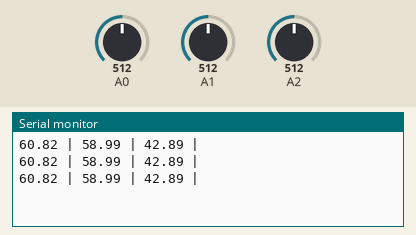
The sketch below on a simulated Arduino Uno, built with avr-gcc and run on an emulated ATmega328P. Shown: the last lines printed to the serial monitor. The inputs (shaded band) are chosen by the test bench; at power-on: A0 = 512, A1 = 512, A2 = 512.

Above: at 1.3 s.
1.4 s: A0 set to 716
At 1.9 s:
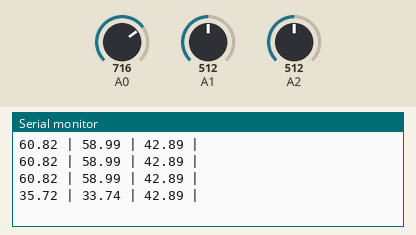
2.9 s: A1 set to 716
At 3.4 s:
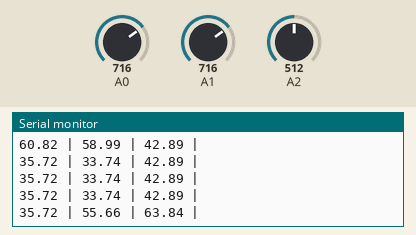
4.4 s: A2 set to 716
At 4.9 s:
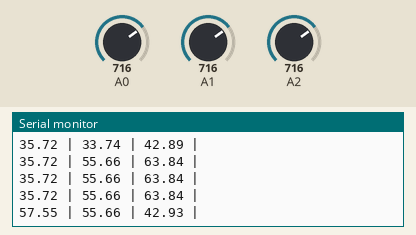
5.9 s: A0 set to 900
At 6.4 s:
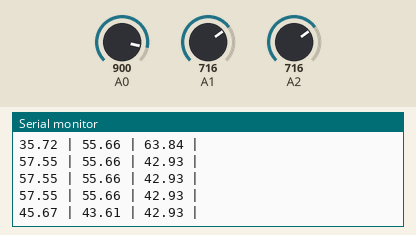
7.4 s: A1 set to 900
At 7.9 s:
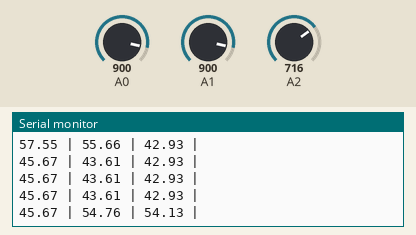
8.9 s: A2 set to 900
At 9.5 s:
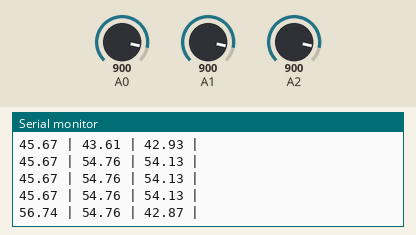
Timing chart, 0 to 11.4 s (numbered marks = the images above; inputs shaded):
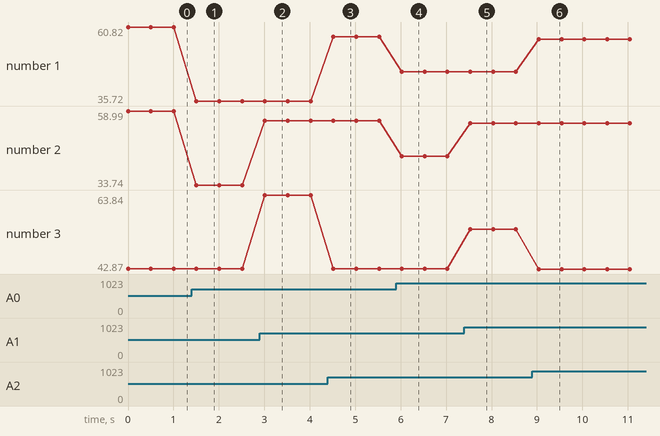

Measured:
- after the input at 1.4 s, the serial monitor: prints a new line after 0.11 s (image 1)
- after the input at 2.9 s, the serial monitor: prints a new line after 0.11 s (image 2)
- after the input at 4.4 s, the serial monitor: prints a new line after 0.12 s (image 3)
- after the input at 5.9 s, the serial monitor: prints a new line after 0.13 s (image 4)
- after the input at 7.4 s, the serial monitor: prints a new line after 0.13 s (image 5)
- after the input at 8.9 s, the serial monitor: prints a new line after 0.14 s (image 6)
- plotted number 1: 60.82 → 35.72 after the input at 1.4 s, 35.72 → 57.55 after the input at 4.4 s, 57.55 → 45.67 after the input at 5.9 s, 45.67 → 56.74 after the input at 8.9 s
- plotted number 2: 58.99 → 33.74 after the input at 1.4 s, 33.74 → 55.66 after the input at 2.9 s, 55.66 → 43.61 after the input at 5.9 s, 43.61 → 54.76 after the input at 7.4 s

The sketch:

accelerometer_sensor.ino
```cpp
/**********************************************************************
 * accelerometer sensor, for ADXL335
 *
 * based on code from
 *   http://bildr.org/2011/04/sensing-orientation-with-the-adxl335-arduino/
 *
 * The 6 pins are well labeled, and there's also an indication of
 * the X, Y, and Z directions
 *
 * connect 3V to 3.3V, GND to ground, and x,y,z to analog input pins
 **********************************************************************/

// pins
const int Pins[3] = {2, 1, 0};

// min and max values (from accelerometer_find_minmax)
const int minVal[3] = {261, 255, 261};
const int maxVal[3] = {418, 424, 486};

void setup(void)
{
  Serial.begin(9600);
}

void loop(void)
{
  int i, readings[3];
  double angles[3], xyz[3];

  for(i=0; i<3; i++) {
    // read pin
    readings[i] = analogRead(Pins[i]);

    // convert to degrees -90 to 90
    angles[i] = map(readings[i], minVal[i], maxVal[i], -90, 90);
  }

  // Calculate 360 deg values like so: atan2(-yAng, -zAng)
  // atan2 outputs the value of -π to π (radians)
  // We then convert the radians to degrees
  xyz[0] = RAD_TO_DEG * (atan2(-angles[0], -angles[2]) + PI);
  xyz[1] = RAD_TO_DEG * (atan2(-angles[1], -angles[2]) + PI);
  xyz[2] = RAD_TO_DEG * (atan2(-angles[1], -angles[0]) + PI);

  // Print
  for(i=0; i<3; i++) {
    Serial.print(xyz[i]);
    Serial.print(" | ");
  }
  Serial.println();

  delay(500);
}
```
